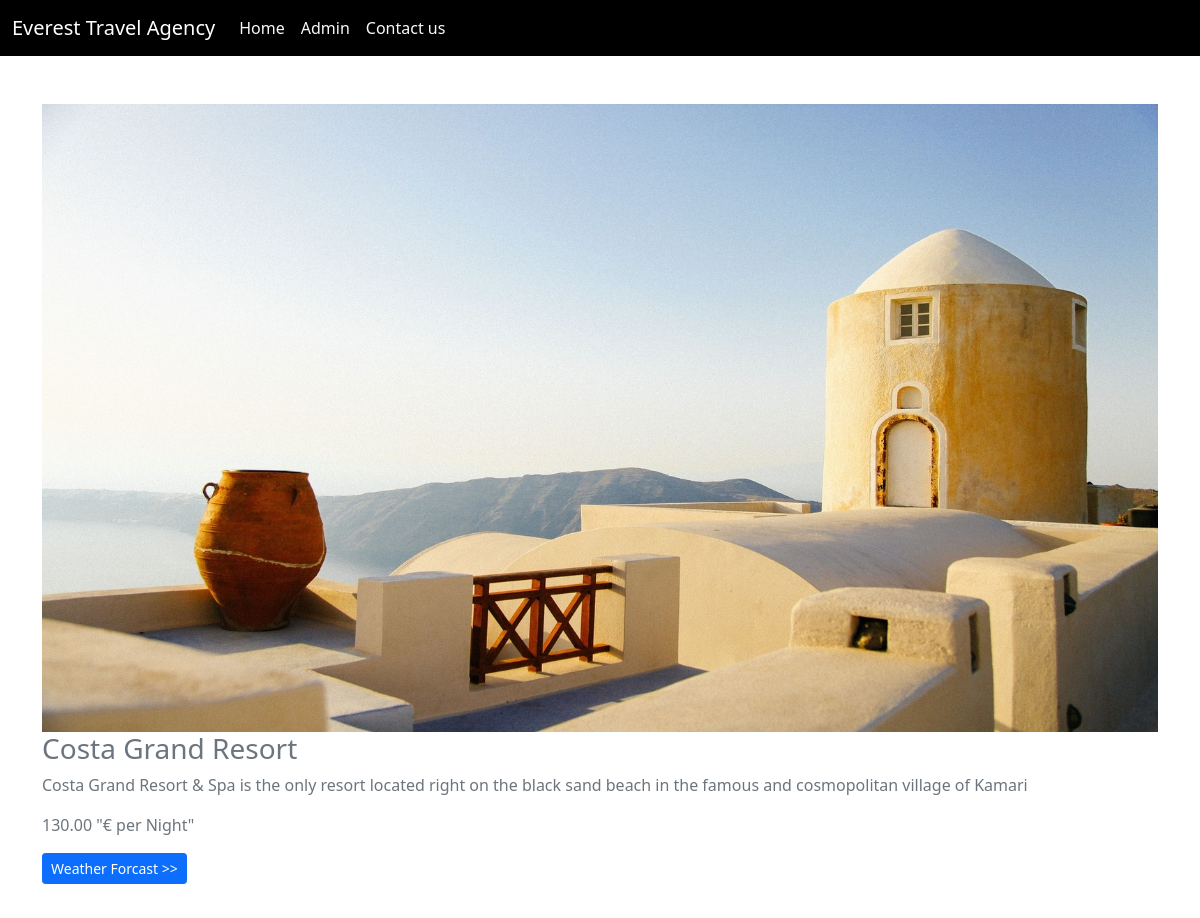
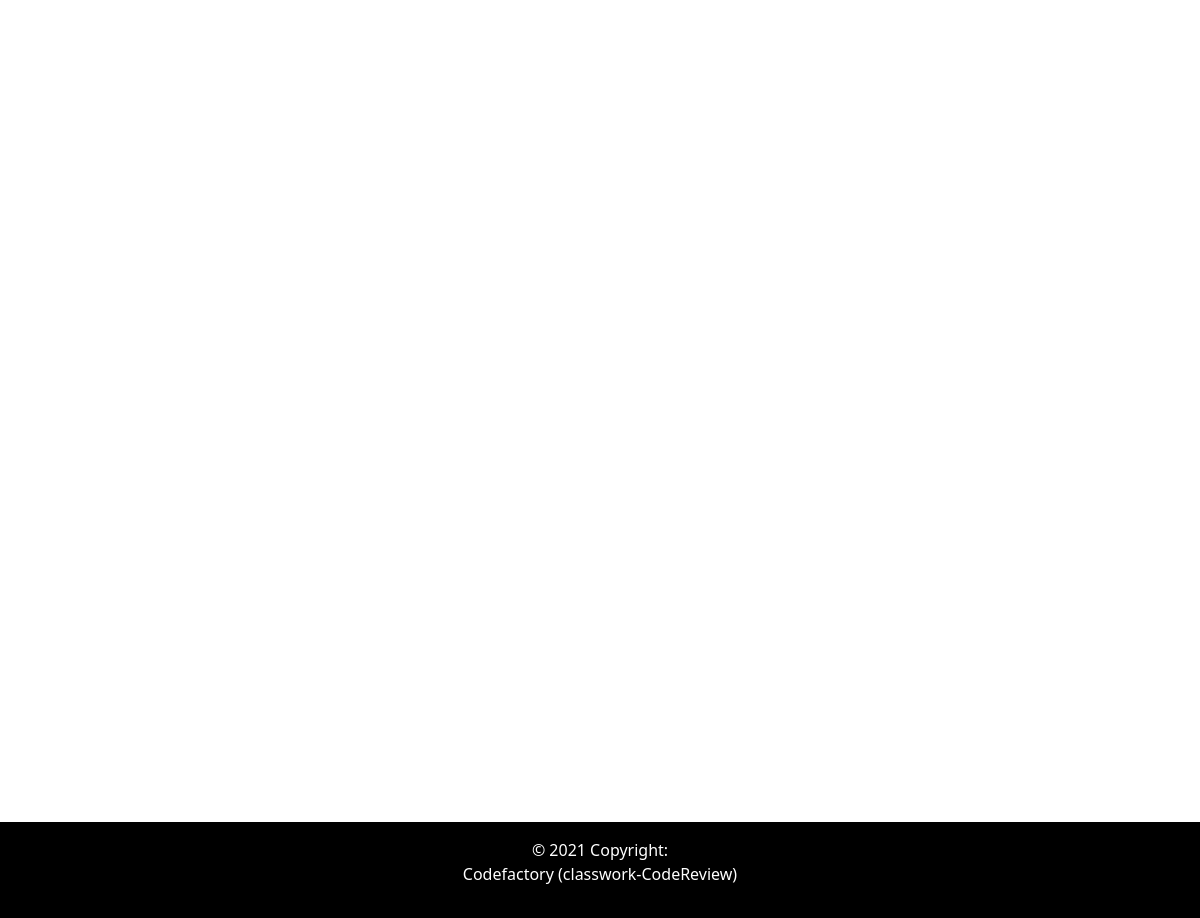
Page /info.php?id=13 on the committed database (2 pictures, top to bottom).
### tables this page shows
CREATE TABLE `offers` (
  `id` int(11) NOT NULL,
  `location` varchar(255) NOT NULL,
  `description` text NOT NULL,
  `lat` decimal(20,12) NOT NULL,
  `lng` decimal(20,12) NOT NULL,
  `price` decimal(20,2) NOT NULL,
  `pic` varchar(255) DEFAULT NULL
);

### info.php (the view, shortened to what this page needs)
<?php
require_once 'components/db_connect.php';
if (isset($_GET['id'])) {
    $id = $_GET['id'];
    $sql = "SELECT * FROM offers WHERE id = {$id}";
    $result = mysqli_query($connect, $sql);
    if (mysqli_num_rows($result) == 1) {
        $row = mysqli_fetch_assoc($result);
    }
}
?>
<!DOCTYPE html>
<html>
    <head>
        <?php require_once 'components/boot.php'?>
    </head>
    <body>
    <nav class="navbar navbar-expand-lg navbar-light" style="background-color: black!important;">
  <div class="container-fluid">
    <a class="navbar-brand text-white" href="#">Everest Travel Agency</a>
    <div class="collapse navbar-collapse" id="navbarText">
      <ul class="navbar-nav me-auto mb-2 mb-lg-0">
        <li class="nav-item">
          <a class="nav-link active text-light" aria-current="page" href="index.php">Home</a>
        </li>
        <li class="nav-item">
          <a class="nav-link active text-light" aria-current="page" href="offers/admin.php">Admin</a>
        </li>
        <li class="nav-item">
          <a class="nav-link active text-light" aria-current="page" href="#">Contact us</a>
        </li>
     </ul>
    </div>
  </div>
</nav>
    <?php
            echo
            '<div class="container">
            <div class="card-box mt-5">
                <div class="card-thumbnail">
                    <img src="offers/pictures/'.$row['pic'].'" class="img-fluid" alt="">
                </div>
                <h3><a href="#" class="mt-2 text-secondary text-decoration-none">'.$row['location'].'</a></h3>
                <p class="text-secondary mt-2">'.$row['description'].'</p>
                <p class="text-secondary mt-2">'.$row['price'].' "€ per Night"</p>
                <a href="weather.php?id='.$row['id'].'" class="btn btn-sm btn-primary float-right">Weather Forcast >></a>
            </div>
        </div>';
?>
      <div class="container mt-3" id="map"></div>
    <footer class="text-center text-white " style="background-color: black;width:100%;margin-top:15vh;">
       <div class="text-center p-3" style="background-color: black;">
            © 2021 Copyright:
        <p class="text-white" >Codefactory (classwork-CodeReview)</p>
        </div>
        </footer>
    </body>
</html>

### info.php (style rules this page uses)
#map { height: 90%; }
html, body { height: 100%; margin: 0; padding: 0; }

### rows in the picture
offers: pic (picture), location "Costa Grand Resort", description "Costa Grand Resort & Spa is the only resort located right on the black sand beach in the famous and cosmopolitan village of Kamari", price "130.00"
